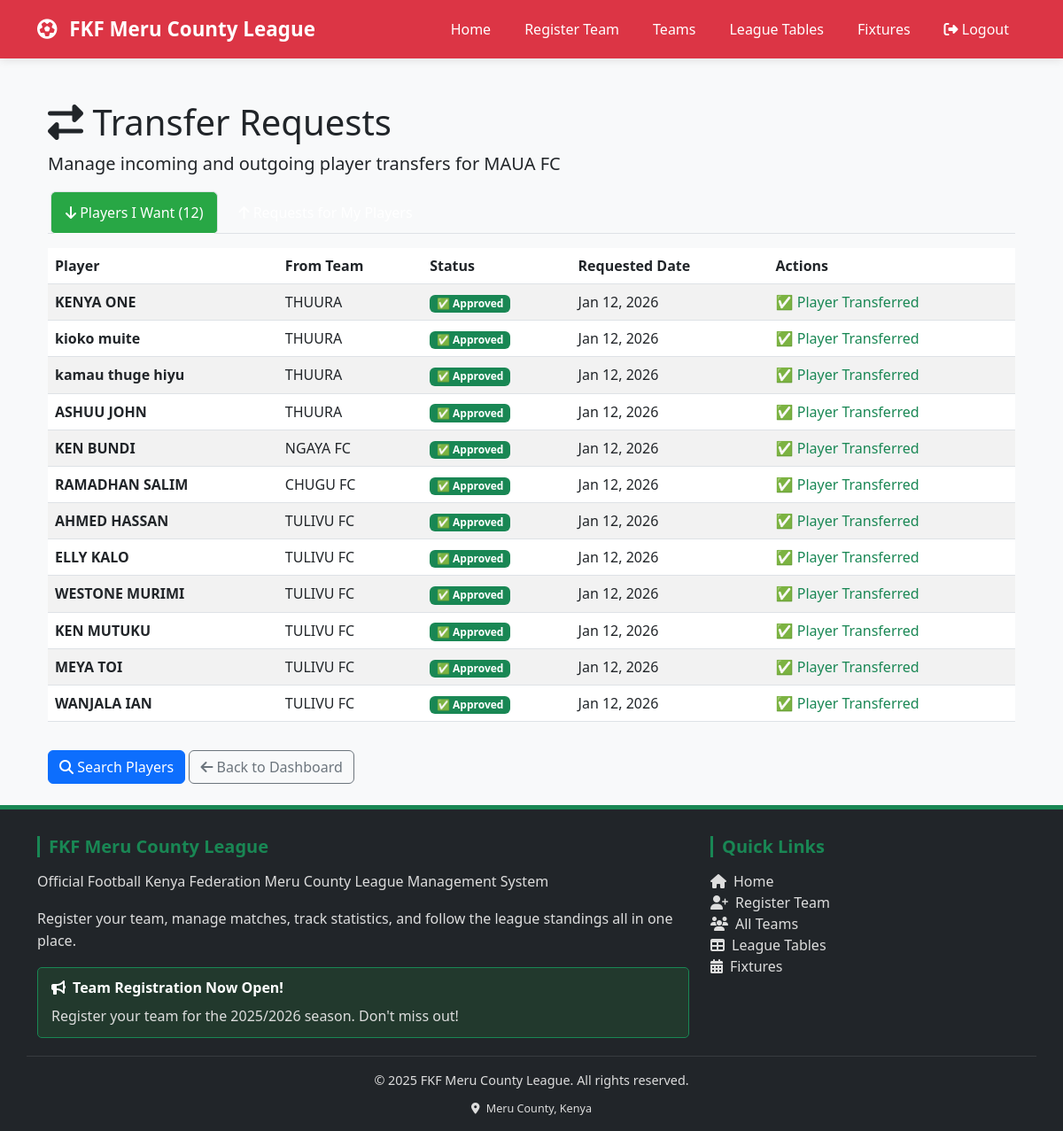
The app's page /teams/my-transfers/ (signed in) with its own data.
### teams/models.py (models this page shows, shortened)
class Team(models.Model):
    STATUS_CHOICES = [
        ('pending', 'Pending'),
        ('approved', 'Approved'),
        ('rejected', 'Rejected'),
        ('suspended', 'Suspended'),
    ]
    team_name = models.CharField(max_length=200, unique=True)
    team_code = models.CharField(max_length=20, unique=True, blank=True)
    logo = models.ImageField(upload_to='team_logos/', blank=True, null=True)
    location = models.CharField(max_length=200)
    home_ground = models.CharField(max_length=200)
    map_location = models.URLField(blank=True)
    latitude = models.DecimalField(max_digits=9, decimal_places=6, blank=True, null=True)
    longitude = models.DecimalField(max_digits=9, decimal_places=6, blank=True, null=True)
    contact_person = models.CharField(max_length=100)
    phone_number = models.CharField(
        max_length=13,
        unique=True,
        validators=[validate_kenya_phone],
        help_text="Must be +254 followed by 9 digits (e.g., +254712345678)"
    )
    email = models.EmailField(blank=True, unique=True)
    zone = models.ForeignKey(Zone, on_delete=models.SET_NULL, null=True, blank=True)
    status = models.CharField(max_length=20, choices=STATUS_CHOICES, default='pending')
    manager = models.ForeignKey(
        settings.AUTH_USER_MODEL,
        on_delete=models.SET_NULL,
        null=True,
        blank=True,
        related_name='managed_teams'
    )
    payment_status = models.BooleanField(default=False)
    payment_date = models.DateField(blank=True, null=True)
    home_jersey_color = models.CharField(max_length=50, blank=True, default='#dc3545')
    home_shorts_color = models.CharField(max_length=50, blank=True, default='#ffffff')
    home_socks_color = models.CharField(max_length=50, blank=True, default='#dc3545')
    away_jersey_color = models.CharField(max_length=50, blank=True, default='#ffffff')
    away_shorts_color = models.CharField(max_length=50, blank=True, default='#dc3545')
    away_socks_color = models.CharField(max_length=50, blank=True, default='#ffffff')
    third_jersey_color = models.CharField(max_length=50, blank=True)
    third_shorts_color = models.CharField(max_length=50, blank=True)
    third_socks_color = models.CharField(max_length=50, blank=True)
    gk_home_jersey_color = models.CharField(max_length=50, blank=True, default='#28a745')
    gk_home_shorts_color = models.CharField(max_length=50, blank=True, default='#28a745')
    gk_home_socks_color = models.CharField(max_length=50, blank=True, default='#28a745')
    gk_away_jersey_color = models.CharField(max_length=50, blank=True, default='#ffc107')
    gk_away_shorts_color = models.CharField(max_length=50, blank=True, default='#ffc107')
    gk_away_socks_color = models.CharField(max_length=50, blank=True, default='#ffc107')
    gk_third_jersey_color = models.CharField(max_length=50, blank=True)
    gk_third_shorts_color = models.CharField(max_length=50, blank=True)
    gk_third_socks_color = models.CharField(max_length=50, blank=True)
    kit_colors_set = models.BooleanField(default=False)
    kit_setup_prompt_shown = models.BooleanField(default=False)
    home_kit_image = models.ImageField(upload_to='kit_images/', blank=True, null=True,
                                      help_text="Upload home kit design/image")
    away_kit_image = models.ImageField(upload_to='kit_images/', blank=True, null=True,
                                      help_text="Upload away kit design/image")
    third_kit_image = models.ImageField(upload_to='kit_images/', blank=True, null=True,
                                       help_text="Upload third kit design/image")
    gk_home_kit_image = models.ImageField(upload_to='kit_images/', blank=True, null=True,
                                         help_text="Upload GK home kit design/image")
    gk_away_kit_image = models.ImageField(upload_to='kit_images/', blank=True, null=True,
                                         help_text="Upload GK away kit design/image")
    gk_third_kit_image = models.ImageField(upload_to='kit_images/', blank=True, null=True,
                                          help_text="Upload GK third kit design/image")
    registration_date = models.DateTimeField(auto_now_add=True)
    class Meta:
        ordering = ['team_name']

class TransferRequest(models.Model):
    STATUS_CHOICES = [
        ('pending_parent', 'Pending Parent Club Decision'),
        ('approved', 'Approved - Transfer Complete'),
        ('rejected', 'Rejected by Parent Club'),
        ('cancelled', 'Cancelled by Requester'),
    ]
    player = models.ForeignKey(
        'Player',
        on_delete=models.CASCADE,
        related_name='transfer_requests'
    )
    from_team = models.ForeignKey(
        Team,
        on_delete=models.CASCADE,
        related_name='outgoing_transfer_requests',
        help_text="Current team (parent club)"
    )
    to_team = models.ForeignKey(
        Team,
        on_delete=models.CASCADE,
        related_name='incoming_transfer_requests',
        help_text="Requesting team"
    )
    status = models.CharField(
        max_length=20,
        choices=STATUS_CHOICES,
        default='pending_parent'
    )
    requested_by = models.ForeignKey(
        settings.AUTH_USER_MODEL,
        on_delete=models.SET_NULL,
        null=True,
        related_name='transfer_requests_made'
    )
    request_date = models.DateTimeField(auto_now_add=True)
    parent_decision_by = models.ForeignKey(
        settings.AUTH_USER_MODEL,
        on_delete=models.SET_NULL,
        null=True,
        blank=True,
        related_name='transfer_decisions_made'
    )
    parent_decision_reason = models.TextField(blank=True)
    parent_decision_date = models.DateTimeField(null=True, blank=True)
    admin_override = models.BooleanField(
        default=False,
        help_text="True if admin forced approval after rejection"
    )
    admin_override_by = models.ForeignKey(
        settings.AUTH_USER_MODEL,
        on_delete=models.SET_NULL,
        null=True,
        blank=True,
        related_name='transfer_overrides_made'
    )
    admin_override_reason = models.TextField(blank=True)
    admin_override_date = models.DateTimeField(null=True, blank=True)
    updated_at = models.DateTimeField(auto_now=True)
    class Meta:
        ordering = ['-request_date']
        indexes = [
            models.Index(fields=['status', 'from_team']),
            models.Index(fields=['status', 'to_team']),
            models.Index(fields=['player', 'status']),
        ]

class Player(models.Model):
    POSITION_CHOICES = [
        ('GK', 'Goalkeeper'),
        ('DF', 'Defender'),
        ('MF', 'Midfielder'),
        ('FW', 'Forward'),
    ]
    first_name = models.CharField(max_length=100)
    last_name = models.CharField(max_length=100)
    date_of_birth = models.DateField()
    nationality = models.CharField(max_length=100, default='Kenyan')
    id_number = models.CharField(max_length=20, unique=True)
    photo = models.ImageField(upload_to='player_photos/', blank=True, null=True)
    fkf_license_number = models.CharField(max_length=50, blank=True, verbose_name="FKF License Number")
    license_expiry_date = models.DateField(blank=True, null=True, verbose_name="License Expiry Date")
    team = models.ForeignKey(Team, on_delete=models.CASCADE, related_name='players')
    position = models.CharField(max_length=2, choices=POSITION_CHOICES)
    jersey_number = models.IntegerField()
    is_captain = models.BooleanField(default=False)
    yellow_cards = models.IntegerField(default=0)
    red_cards = models.IntegerField(default=0)
    goals_scored = models.IntegerField(default=0)
    matches_played = models.IntegerField(default=0)
    clean_sheets = models.IntegerField(default=0, help_text="Number of clean sheets (for goalkeepers)")
    is_suspended = models.BooleanField(default=False)
    suspension_end = models.DateField(blank=True, null=True)
    suspension_reason = models.TextField(blank=True)
    suspension_matches = models.IntegerField(default=0, help_text="Number of matches suspended")
    registration_date = models.DateTimeField(auto_now_add=True)
    @property
    def full_name(self):
        return f"{self.first_name} {self.last_name}"
    class Meta:
        ordering = ['team', 'jersey_number']
        unique_together = ['team', 'jersey_number']

### teams/views.py (the view)
# urls.py: path('my-transfers/', views.my_transfer_requests, name='my_transfer_requests'),
@login_required
def my_transfer_requests(request):
    team = Team.objects.filter(manager=request.user, status='approved').first()
    if not team:
        messages.error(request, "You don't have an approved team.")
        return redirect('dashboard')
    outgoing_requests = TransferRequest.objects.filter(
        to_team=team
    ).select_related('player', 'from_team', 'requested_by').order_by('-request_date')
    incoming_requests = TransferRequest.objects.filter(
        from_team=team,
        status='pending_parent'
    ).select_related('player', 'to_team', 'requested_by').order_by('-request_date')
    context = {
        'team': team,
        'outgoing_requests': outgoing_requests,
        'incoming_requests': incoming_requests,
        'pending_incoming_count': incoming_requests.count()
    }
    return render(request, 'teams/transfer_requests.html', context)

### templates/teams/transfer_requests.html (shortened to what this page needs)
{% extends "base.html" %}
{% block content %}
<div class="container mt-4">
    <h1><i class="fas fa-exchange-alt"></i> Transfer Requests</h1>
    <p class="lead">Manage incoming and outgoing player transfers for {{ team.team_name }}</p>
    <ul class="nav nav-tabs mb-3" id="transferTabs" role="tablist">
        <li class="nav-item" role="presentation">
            <button class="nav-link active" id="outgoing-tab" data-bs-toggle="tab"
                    data-bs-target="#outgoing" type="button" role="tab">
                <i class="fas fa-arrow-down"></i> Players I Want ({{ outgoing_requests.count }})
            </button>
        </li>
        <li class="nav-item" role="presentation">
            <button class="nav-link" id="incoming-tab" data-bs-toggle="tab"
                    data-bs-target="#incoming" type="button" role="tab">
                <i class="fas fa-arrow-up"></i> Requests for My Players
            </button>
        </li>
    </ul>
    <div class="tab-content" id="transferTabsContent">
        <div class="tab-pane fade show active" id="outgoing" role="tabpanel">
            {% if outgoing_requests %}
            <div class="table-responsive">
                <table class="table table-striped">
                    <thead>
                        <tr>
                            <th>Player</th>
                            <th>From Team</th>
                            <th>Status</th>
                            <th>Requested Date</th>
                            <th>Actions</th>
                        </tr>
                    </thead>
                    <tbody>
                        {% for request in outgoing_requests %}
                        <tr>
                            <td><strong>{{ request.player.full_name }}</strong></td>
                            <td>{{ request.from_team.team_name }}</td>
                            <td>
                                {% if request.status == 'pending_parent' %}
                                <span class="badge bg-warning">⏳ Pending</span>
                                {% elif request.status == 'approved' %}
                                <span class="badge bg-success">✅ Approved</span>
                                {% elif request.status == 'rejected' %}
                                <span class="badge bg-danger">❌ Rejected</span>
                                {% elif request.status == 'cancelled' %}
                                <span class="badge bg-secondary">Cancelled</span>
                                {% endif %}
                            </td>
                            <td>{{ request.request_date|date:"M d, Y" }}</td>
                            <td>
                                {% if request.status == 'pending_parent' %}
                                <a href="{% url 'teams:cancel_transfer' request.id %}"
                                   class="btn btn-sm btn-outline-danger"
                                   onclick="return confirm('Cancel this transfer request?');">
                                    Cancel
                                </a>
                                {% elif request.status == 'approved' %}
                                <span class="text-success">✅ Player Transferred</span>
                                {% endif %}
                            </td>
                        </tr>
                        {% endfor %}
                    </tbody>
                </table>
            </div>
            {% else %}
            <div class="alert alert-info">
                <i class="fas fa-info-circle"></i> You haven't requested any transfers yet.
                <a href="{% url 'teams:search_players' %}" class="alert-link">Search for players</a>
            </div>
            {% endif %}
        </div>
    </div>
    <div class="mt-3">
        <a href="{% url 'teams:search_players' %}" class="btn btn-primary">
            <i class="fas fa-search"></i> Search Players
        </a>
        <a href="{% url 'teams:team_manager_dashboard' %}" class="btn btn-outline-secondary">
            <i class="fas fa-arrow-left"></i> Back to Dashboard
        </a>
    </div>
</div>
{% endblock %}

### static/css/app.css (style rules this page uses)
:root { --fkf-primary: #dc3545; --fkf-accent: #198754; }
body { -webkit-font-smoothing: antialiased; -moz-osx-font-smoothing: grayscale; }

### templates/base.html (style rules this page uses)
:root { --primary-red: #DC3545; --primary-green: #198754; --primary-white: #FFFFFF; --primary-black: #212529; --hover-green: #28a745; }
body { font-family: 'Segoe UI', Tahoma, Geneva, Verdana, sans-serif; background-color: #f8f9fa; display: flex; flex-direction: column; min-height: 100vh; margin: 0; padding: 0; }
.nav-link { color: white !important; font-weight: 500; padding: 0.7rem 1rem !important; margin: 0 3px; border-radius: 5px; transition: all 0.3s ease; }
.nav-link.active { background-color: var(--hover-green) !important; }

### records on screen
Team: team_name "MAUA FC"
TransferRequest: player.full_name "KENYA ONE", from_team.team_name "THUURA", status "✅ Approved", request_date "Jan 12, 2026"
TransferRequest: player.full_name "kioko muite", from_team.team_name "THUURA", status "✅ Approved", request_date "Jan 12, 2026"
TransferRequest: player.full_name "kamau thuge hiyu", from_team.team_name "THUURA", status "✅ Approved", request_date "Jan 12, 2026"
TransferRequest: player.full_name "ASHUU JOHN", from_team.team_name "THUURA", status "✅ Approved", request_date "Jan 12, 2026"
TransferRequest: player.full_name "KEN BUNDI", from_team.team_name "NGAYA FC", status "✅ Approved", request_date "Jan 12, 2026"
TransferRequest: player.full_name "RAMADHAN SALIM", from_team.team_name "CHUGU FC", status "✅ Approved", request_date "Jan 12, 2026"
TransferRequest: player.full_name "AHMED HASSAN", from_team.team_name "TULIVU FC", status "✅ Approved", request_date "Jan 12, 2026"
TransferRequest: player.full_name "ELLY KALO", from_team.team_name "TULIVU FC", status "✅ Approved", request_date "Jan 12, 2026"
TransferRequest: player.full_name "WESTONE MURIMI", from_team.team_name "TULIVU FC", status "✅ Approved", request_date "Jan 12, 2026"
TransferRequest: player.full_name "KEN MUTUKU", from_team.team_name "TULIVU FC", status "✅ Approved", request_date "Jan 12, 2026"
TransferRequest: player.full_name "MEYA TOI", from_team.team_name "TULIVU FC", status "✅ Approved", request_date "Jan 12, 2026"
TransferRequest: player.full_name "WANJALA IAN", from_team.team_name "TULIVU FC", status "✅ Approved", request_date "Jan 12, 2026"

### other values on screen
{{ outgoing_requests.count }} "12"
